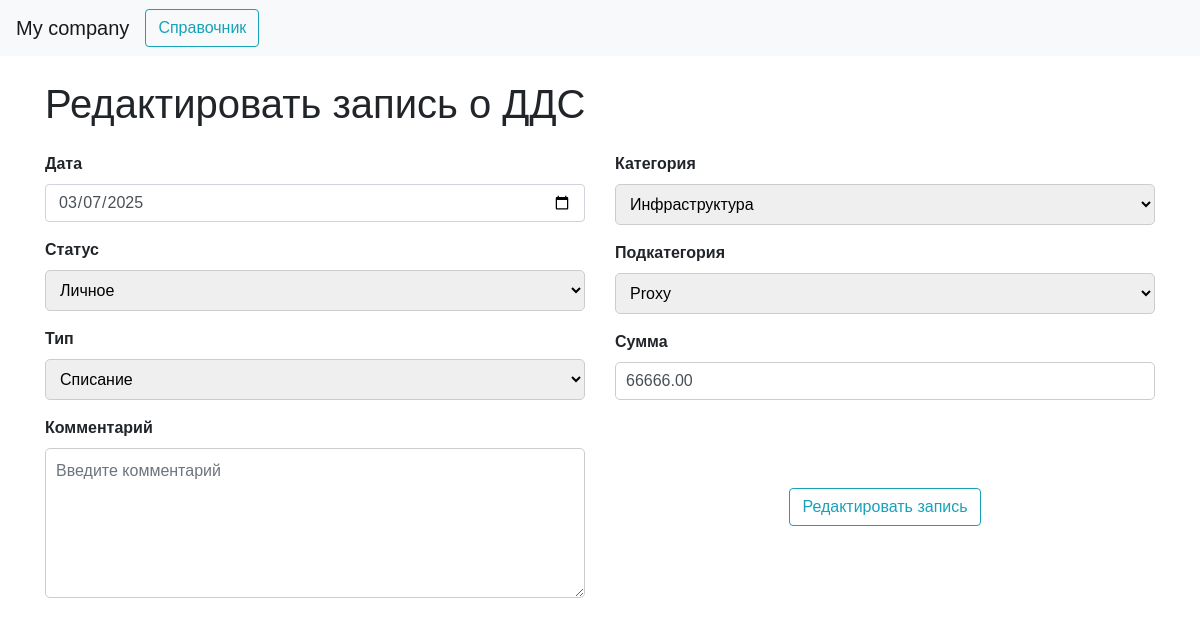
/edit_dds/9/, run on an earlier commit of the app's database.
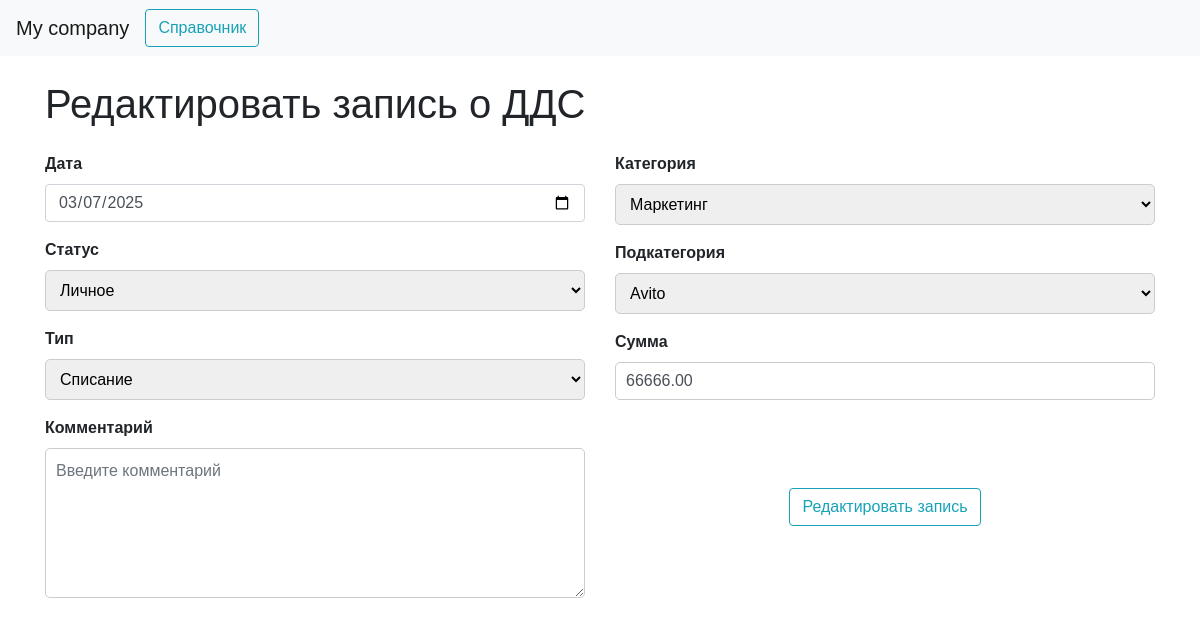
And on a later commit of the database.
### dds/models.py (models this page shows)
class DDS(models.Model):
    created_at = models.DateField(verbose_name="Дата создания записи")
    status = models.ForeignKey(Status, on_delete=models.CASCADE, verbose_name="Статус")
    typedds = models.ForeignKey(Type,on_delete=models.CASCADE, blank=False, null=False, verbose_name="Тип")
    category=models.ForeignKey(Category, on_delete=models.CASCADE, blank=False, null=False, verbose_name="Категория")
    subcategory = models.ForeignKey(SubCategory, on_delete=models.CASCADE, blank=False, null=False, verbose_name="Подкатегория")
    summa=models.DecimalField(
        max_digits=10,
        decimal_places=2,
        blank=False,
        null=False,
        validators=[MinValueValidator(0.01)],
        verbose_name="Сумма")
    comment = models.TextField(blank=True, null=True, verbose_name="Комментарий")
    class Meta:
        verbose_name = "Данные о движении денежных средств"
        verbose_name_plural = "Даннные о движениях денежных средств"

### dds/views.py (the view)
# urls.py: path('edit_dds/<int:id>/', edit_dds, name='edit_dds'),
def edit_dds(request, id):
    dds_entry = get_object_or_404(DDS, id=id)
    if request.method == 'POST':
        form = DDSEditForm(request.POST, instance=dds_entry)
        if form.is_valid():
            form.save()
            return redirect('index')
    else:
        form = DDSEditForm(instance=dds_entry)
    return render(request,'edit.html',{'form': form})

### dds/forms.py
class DDSEditForm(forms.ModelForm):
    class Meta:
        model = DDS
        fields = ['created_at', 'status', 'typedds', 'comment', 'category', 'subcategory', 'summa']
    widgets = {
        'created_at': forms.DateInput(attrs={'type': 'date', 'class': 'form-control'}),
        'status': forms.Select(attrs={'class': 'form-control'}),
        'typedds': forms.Select(attrs={'class': 'form-control'}),
        'comment': forms.Textarea(attrs={'class': 'form-control', 'placeholder': 'Введите комментарий'}),
        'category': forms.Select(attrs={'class': 'form-control'}),
        'subcategory': forms.Select(attrs={'class': 'form-control'}),
        'summa': forms.NumberInput(attrs={'class': 'form-control', 'placeholder': '5000'}),
    }

### ddsBD/models.py (called while the page is built)
    def __str__(self):
        return self.name

    def __str__(self):
        return self.name

    def __str__(self):
        return self.name

    def __str__(self):
        return self.name

### dds/templates/edit.html (shortened to what this page needs)
{% load static %}
<!DOCTYPE html>
<html lang="ru">
<head>
    <link rel="stylesheet" href="https://stackpath.bootstrapcdn.com/bootstrap/4.5.2/css/bootstrap.min.css">
    <link rel="stylesheet" href="{% static 'css/create.css' %}">
</head>
<body>
    <nav class="navbar navbar-expand-lg navbar-light bg-light">
        <a class="navbar-brand" href="{% url 'index' %}">My company</a>
        <div class="collapse navbar-collapse justify-content-start" id="navbarNav">
            <a href="{% url 'guide' %}" class="btn btn-outline-info mr-2" role="button">Справочник</a>
        </div>
    </nav>
    <section class="container mt-4">
        <h1>Редактировать запись о ДДС</h1>
        <div class="mt-4">
            <div class="row">
                <div class="col-md-6">
                    <form method="post">
                        <div class="form-group">
                            <label for="id_created_at">Дата</label>
                            <input type="date" class="form-control" id="id_created_at" name="created_at" value="{{ form.created_at.value|default:''|date:'Y-m-d' }}">
                        </div>
                        <div class="form-group">
                            <label for="id_status">Статус</label>
                            {{ form.status }}
                        </div>
                        <div class="form-group">
                            <label for="id_typedds">Тип</label>
                            {{ form.typedds }}
                        </div>
                        <div class="form-group d-flex flex-column">
                            <label for="id_comment">Комментарий</label>
                            <textarea class="form-control flex-grow-1" id="id_comment" name="comment" placeholder="Введите комментарий">{{ form.comment.value|default:'' }}</textarea>
                        </div>
                </div>
                <div class="col-md-6 d-flex flex-column">
                    <div class="form-group">
                        <label for="id_category">Категория</label>
                        {{ form.category }}
                    </div>
                    <div class="form-group">
                        <label for="id_subcategory">Подкатегория</label>
                        {{ form.subcategory }}
                    </div>
                    <div class="form-group">
                        <label for="id_summa">Сумма</label>
                        <input type="text" class="form-control" id="id_summa" name="summa" placeholder="5000" value="{{ form.summa.value|default:'' }}">
                    </div>
                    <div class="form-group flex-grow-1 d-flex justify-content-center align-items-center">
                        <button type="submit" class="btn btn-outline-info">Редактировать запись</button>
                    </div>
                </div>
            </div>
        </div>
    </section>
</body>
</html>

What changed in the data, as far as the page shows it:
changed DDS "Личное": category "Инфраструктура" → "Маркетинг"; subcategory "Proxy" → "Avito"
